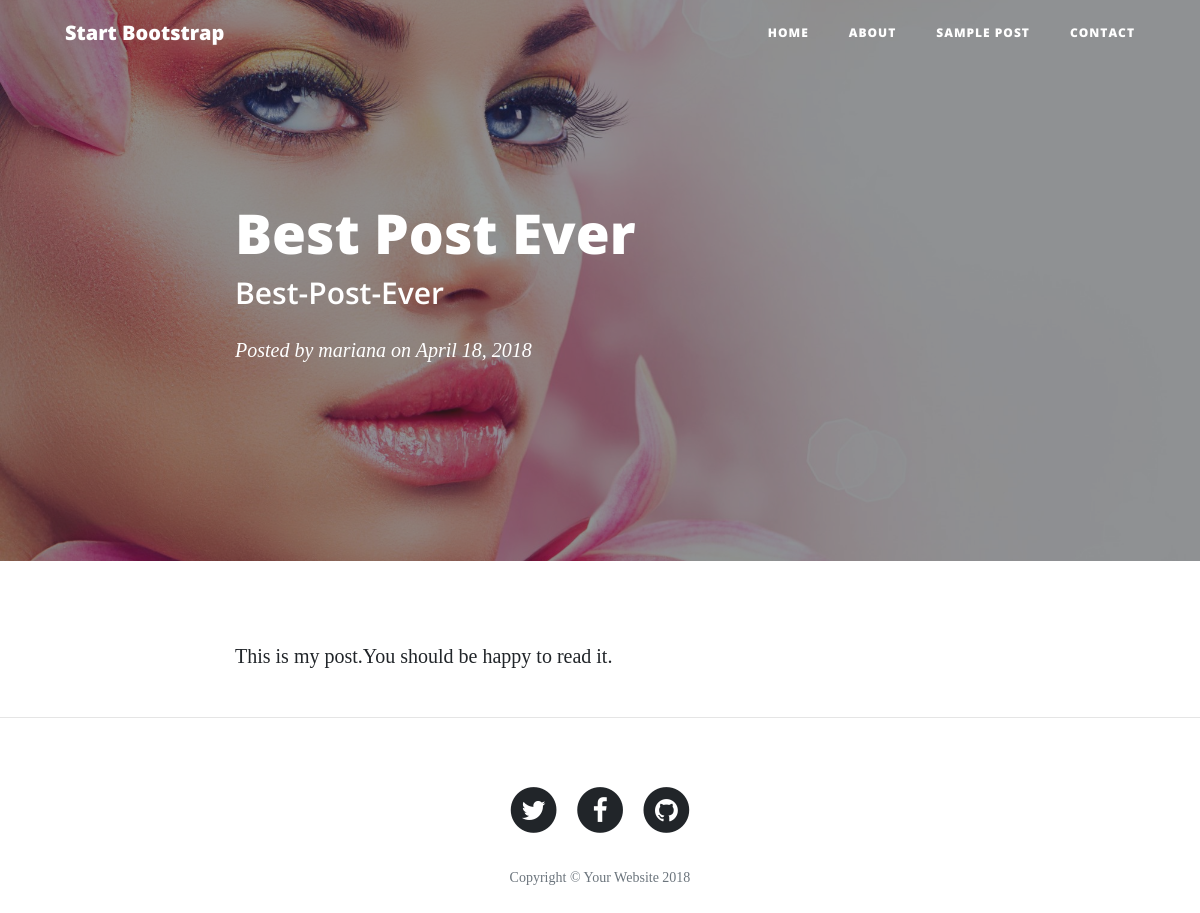
The app's page /1/, older data.
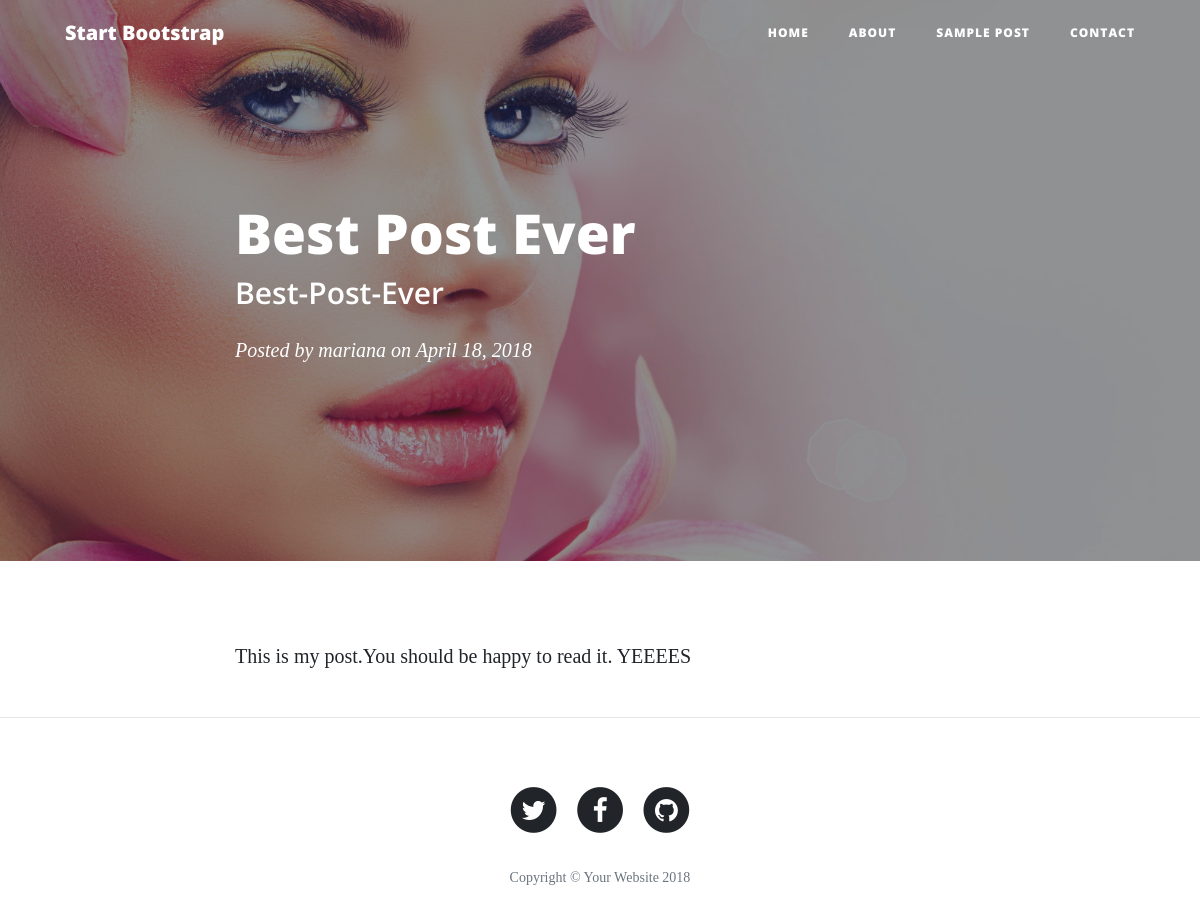
The same page, newer data.
### diagnose/models.py (models this page shows, shortened)
class Post(models.Model):
	user=models.ForeignKey(settings.AUTH_USER_MODEL,default=1,on_delete=models.CASCADE)
	title=models.CharField(max_length=120)
	slug=models.SlugField(max_length=120,unique=True)
	image=models.ImageField(upload_to='record')
	content=models.TextField()
	active=models.BooleanField(default=False)
	updated=models.DateField(auto_now=True,auto_now_add=False)
	published=models.DateField(auto_now=False,auto_now_add=True)

### diagnose/views.py (the view)
# urls.py: path('<pk>/',PostDetailView.as_view(),name='post_detail_url'),
class PostDetailView(DetailView):
	model=Post

### diagnose/templates/diagnose/post_detail.html (shortened to what this page needs)
{%load staticfiles%}
<!DOCTYPE html>
<html lang="en">
  <head>
    <link href="{% static 'diagnose/vendor/bootstrap/css/bootstrap.min.css'%}"  rel="stylesheet">
    <link href="vendor/font-awesome/css/font-awesome.min.css" rel="stylesheet" type="text/css">
    <link href="{% static 'diagnose/vendor/font-awesome/css/font-awesome.min.css'%}" rel="stylesheet" type="text/css">
<link href="{% static 'diagnose/css/clean-blog.min.css'%}" rel="stylesheet">
  </head>
  <body>
    <nav class="navbar navbar-expand-lg navbar-light fixed-top" id="mainNav">
      <div class="container">
        <a class="navbar-brand" href="index.html">Start Bootstrap</a>
        <div class="collapse navbar-collapse" id="navbarResponsive">
          <ul class="navbar-nav ml-auto">
            <li class="nav-item">
              <a class="nav-link" href="index.html">Home</a>
            </li>
            <li class="nav-item">
              <a class="nav-link" href="about.html">About</a>
            </li>
            <li class="nav-item">
              <a class="nav-link" href="post.html">Sample Post</a>
            </li>
            <li class="nav-item">
              <a class="nav-link" href="contact.html">Contact</a>
            </li>
          </ul>
        </div>
      </div>
    </nav>
    <header class="masthead" style="background-image: url('{{ object.image.url }}')">
      <div class="overlay"></div>
      <div class="container">
        <div class="row">
          <div class="col-lg-8 col-md-10 mx-auto">
            <div class="post-heading">
              <h1>{{object.title}}</h1>
              <h2 class="subheading">{{object.slug}}</h2>
              <span class="meta">Posted by
                <a href="#">{{object.user}}</a>
                on {{object.published}}</span>
            </div>
          </div>
        </div>
      </div>
    </header>
    <article>
      <div class="container">
        <div class="row">
          <div class="col-lg-8 col-md-10 mx-auto">
           <p>{{object.content}} </p>
          </div>
        </div>
      </div>
    </article>
    <hr>
    <footer>
      <div class="container">
        <div class="row">
          <div class="col-lg-8 col-md-10 mx-auto">
            <ul class="list-inline text-center">
              <li class="list-inline-item">
                <a href="#">
                  <span class="fa-stack fa-lg">
                    <i class="fa fa-circle fa-stack-2x"></i>
                    <i class="fa fa-twitter fa-stack-1x fa-inverse"></i>
                  </span>
                </a>
              </li>
              <li class="list-inline-item">
                <a href="#">
                  <span class="fa-stack fa-lg">
                    <i class="fa fa-circle fa-stack-2x"></i>
                    <i class="fa fa-facebook fa-stack-1x fa-inverse"></i>
                  </span>
                </a>
              </li>
              <li class="list-inline-item">
                <a href="#">
                  <span class="fa-stack fa-lg">
                    <i class="fa fa-circle fa-stack-2x"></i>
                    <i class="fa fa-github fa-stack-1x fa-inverse"></i>
                  </span>
                </a>
              </li>
            </ul>
            <p class="copyright text-muted">Copyright &copy; Your Website 2018</p>
          </div>
        </div>
      </div>
    </footer>
  </body>
</html>

Row changes from the older to the newer data that the page shows:
changed Post "Best Post Ever": content "This is my post.You should be happy to read it." → "This is my post.You should be happy to read it. YEEEES"
